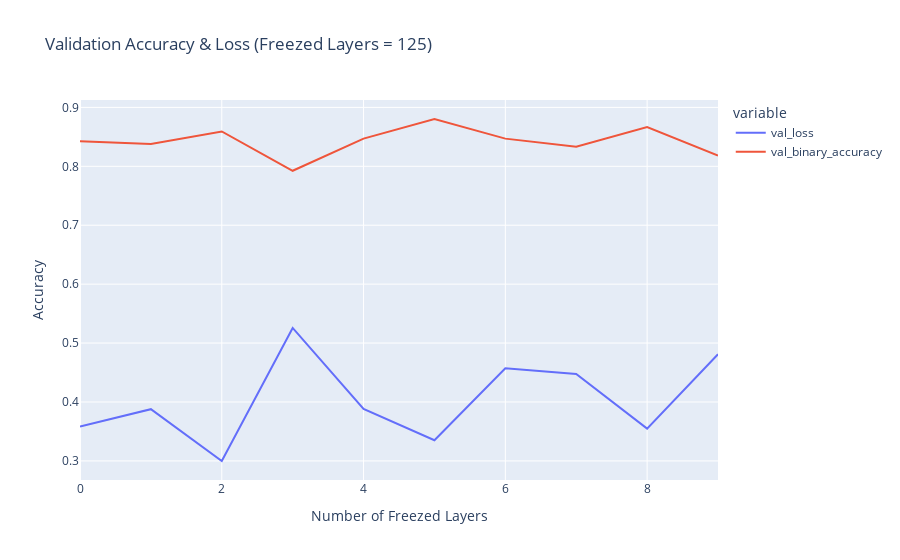

Notebook code cell kept with this figure:
### Markdown cell above
Plotting accuracy and loss for the worst results achieved and that is for the freezed layers = 125 with the Accuracy = 0.818181812763214 and the Loss = 0.480963498353958. Although, as the epochs are increased the accuracy and loss and increasing and decreaseing respectively, we have achieved optimum results with freezed layers = 90.

### Code cell
df = getData()
df = df[df.freezed_layer == 125]
fig = px.line(
    df, 
    x='Epoch', 
    y=['val_loss','val_binary_accuracy'],
    title="Validation Accuracy & Loss (Freezed Layers = 125)"
).update_layout(xaxis_title="Number of Freezed Layers", yaxis_title="Accuracy")
fig.show()

### Figure 1 — Plotly figure (JSON) as saved in the notebook; plotly's stock layout.template omitted (floating-point values rounded to 4 significant figures)
{"data": [{"hovertemplate": "variable=val_loss<br>Epoch=%{x}<br>value=%{y}<extra></extra>", "legendgroup": "val_loss", "line": {"color": "#636efa", "dash": "solid"}, "marker": {"symbol": "circle"}, "mode": "lines", "name": "val_loss", "orientation": "v", "showlegend": true, "type": "scatter", "x": [0, 1, 2, 3, 4, 5, 6, 7, 8, 9], "xaxis": "x", "y": [0.3585, 0.3878, 0.2999, 0.5257, 0.3883, 0.3351, 0.4573, 0.4476, 0.3548, 0.481], "yaxis": "y"}, {"hovertemplate": "variable=val_binary_accuracy<br>Epoch=%{x}<br>value=%{y}<extra></extra>", "legendgroup": "val_binary_accuracy", "line": {"color": "#EF553B", "dash": "solid"}, "marker": {"symbol": "circle"}, "mode": "lines", "name": "val_binary_accuracy", "orientation": "v", "showlegend": true, "type": "scatter", "x": [0, 1, 2, 3, 4, 5, 6, 7, 8, 9], "xaxis": "x", "y": [0.8424, 0.8379, 0.8591, 0.7924, 0.847, 0.8803, 0.847, 0.8333, 0.8667, 0.8182], "yaxis": "y"}], "layout": {"legend": {"title": {"text": "variable"}, "tracegroupgap": 0}, "title": {"text": "Validation Accuracy & Loss (Freezed Layers = 125)"}, "xaxis": {"anchor": "y", "domain": [0, 1], "title": {"text": "Number of Freezed Layers"}}, "yaxis": {"anchor": "x", "domain": [0, 1], "title": {"text": "Accuracy"}}}}
